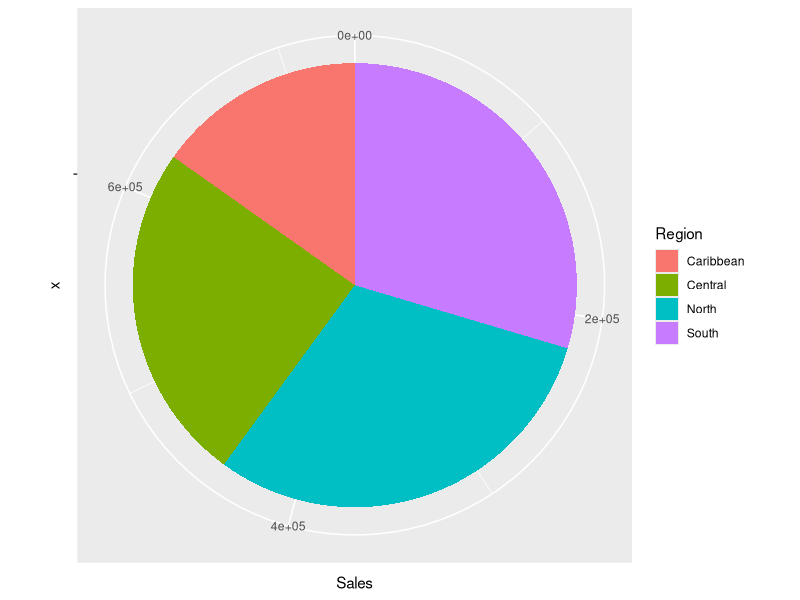
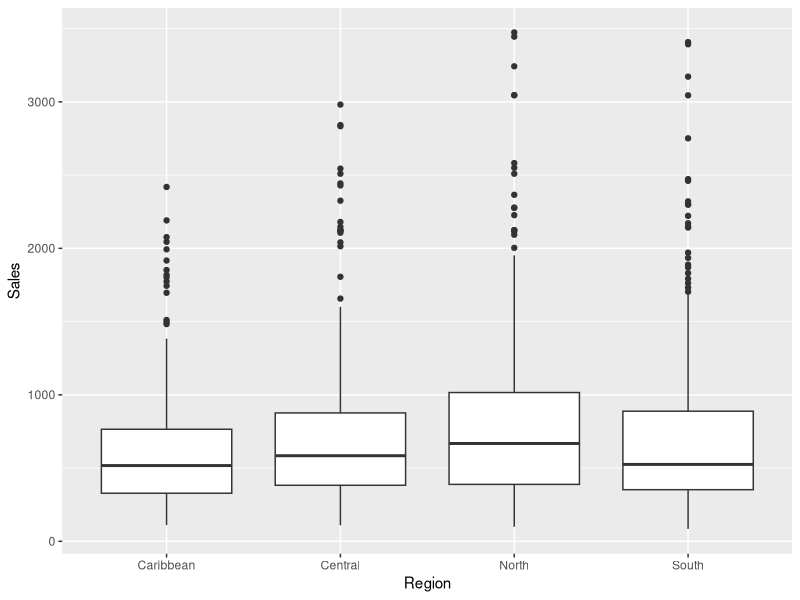

The R source for these figures, in order:
data1<- read.csv("Superstore.csv")
library(dplyr)
#1)Create a discount vector based on above logic. Write for loop for this. From this vector 
#create a discount1 column in Superstore dataframe
discount<- vector()
len<-length(data1$Profit)
profit<-data1$Profit
count<-1

for (val in profit){
   if(val>=100 && val<=399)
   {
    dscnt=10
   }
   else if(val>=400)
   {
    dscnt=5
   }
   else{
    dscnt=0
   }
   discount[count]<- dscnt
   count<-count+1
}
data1$discount<-discount


#2) Create discount2 from the above conditions using dplyr library.
data1 <- mutate(data1,disount2=ifelse(profit>=100&Profit<=399,10,ifelse(profit>=400, 5, 0)))


#3) If company has maximum budget of discount is 2000 and if Company won't give a discount on Technology. 
#How many customers will get discount. Sort dataframe on RowID before calculating this.
disc<-0
i<-1
dt1<-data1%>%filter(Category=="Furniture"|Category=="Office Supplies")%>%arrange(Row.ID)
while(disc<2000){
   disc=disc+(dt1$Sales[i]*(dt1$discount[i]/100))
   i<-i+1
}
print(paste0("No of Customers :", i))


#4) Using ggplot library,
#a) Create a chart to visualize distribution of sales.
library(ggplot2)


#Bar chart
ggplot(data1, aes(x = " ", y = Sales, fill=Region)) +
   geom_bar(width = 1, stat ="identity") +
   coord_polar("y", start = 0)

#b) Create region wise boxplot of sales
#Box Plot
ggplot(data1,aes(Region,Sales))+geom_boxplot()



#5) a) Which region has minimum sales of technology?
dt1<-data1%>%group_by(Region)%>%summarise(Sum=sum(Sales,na.rm=TRUE))%>%arrange(Sum)
dt1[1,1] # has minimum sales

#b) Which is the best months of sales in year 2013?
library(stringr)
dt<-as.data.frame(str_match(data1$Order.Date, "^(.*)-(.*)-(.*)$")[,-1])
data1$Year<-dt[,3]
data1$Month<-dt[,2]
dt1<-data1%>%filter(Year=="2013")
a<-dt1%>%group_by(Month)%>%summarise(Best_Sales=max(Sales),ra.nm=TRUE)%>%arrange(desc(Best_Sales))
b<-a[1,1]
print(paste("Best Month Sale =",b))

#6) a) How many has Order Priority = 'High' in Mexico?
dt<-filter(data1,Order.Priority=='High'& Country=="Mexico")
a<-nrow(dt)
print(paste("No of high priority Orders in Mexico =",a))

#b) How much company has paid Category wise Shipping Cost.
data1%>%group_by(Category)%>%summarise(Shipping_cost=sum(Shipping.Cost,na.rm=TRUE))


#7) OrderID column has three components, country, year & orderno. Extract the orderno from OrderID 
#column and add this as new column in dataframe. Retrieve the records where orderno is 
#greater than 120000 and Category is Furniture.
library(stringr)
dt<-as.data.frame(str_match(data1$Order.ID, "^(.*)-(.*)-(.*)$")[,-1])
dt1<-dt[,3]
dt1<-as.numeric(levels(dt1))[dt1]
data1$Order_No<-dt1
dt2<-filter(data1,Category=="Furniture"& Order_No>120000)


#8) Take random sample of 20 sales values each for Brazil & Mexico (use seed 1). Apply 
#appropriate non-parametric test on it. Interpret the output of it.
set.seed(1)
dt1<-data1%>%filter(Country=='Mexico')
mexico<-c(dt1$Sales)
mexico<-sample(mexico,20)
mexico
set.seed(1)
dt1<-data1%>%filter(Country=='Brazil')
brazil<-c(dt1$Sales)
brazil<-sample(brazil,20)
brazil
#Mann-whitney test 
#Test for Independent samples
#Null_Hypotheis-- If sales of Brazil are different from Sales of Mexico
res<-wilcox.test(brazil,mexico,exact=F) 
res
#As the p-value is greater than the significance level 0.05, we can conclude
#that there are no significant differences between the groups.


#9) Take random sample of 20 sales values each for Argentina, Mexico & Cuba (use seed 1). 
#Apply appropriate test on it. Write hypothesis & interpret the output of it.
set.seed(1)
dt1<-data1%>%filter(Country=='Mexico')
mexico<-dt1%>%select(Country,Sales)
mexico<-sample_n(mexico,20)
set.seed(1)
dt1<-data1%>%filter(Country=='Argentina')
argentina<-dt1%>%select(Country,Sales)
argentina<-sample_n(argentina,20)
set.seed(1)
dt1<-data1%>%filter(Country=='Cuba')
cuba<-dt1%>%select(Country,Sales)
cuba<-sample_n(cuba,20)

#Null_Hypothesis=There is no significant difference in sales of Argentina, Mexico & Cuba 
Anova_test<- rbind(argentina,mexico,cuba)
mc.aov <-aov(data=Anova_test,formula= Sales~Country)
summary(mc.aov)
#As the p-value is greater than the significance level 0.05, we can conclude
#that there are no significant differences between the groups.


#10) Apply Categorical data encoding on Region and Order Priority column.
str(data1$Region)
data1$Region1<-factor(data1$Region)
str(data1$Order.Priority)
data1$Priority1=factor(data1$Order.Priority)
data1$Region1 = factor(data1$Region1,levels=c('North','South','Central','Caribbean'),labels=c(0,1,2,3))
data1$Priority1=factor(data1$Order.Priority,levels=c('Low','Medium','High','Critical'),labels=c(0,1,2,3))

